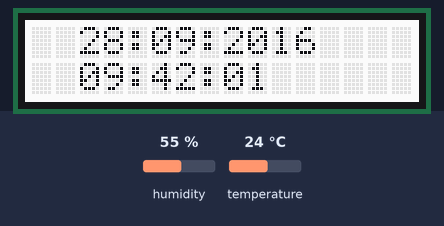
The sketch below on a simulated Arduino Uno, built with avr-gcc and run on an emulated ATmega328P. Shown: 16×2 character LCD. The test bench sets the inputs (shaded band); at power-on: humidity 55 %, temperature 24 °C. The local clock reads 2024-03-15 10:24:30 at power-on unless the sketch sets it.

Above: at 1.2 s.
1.3 s: humidity set to 22 %
At 5.6 s:
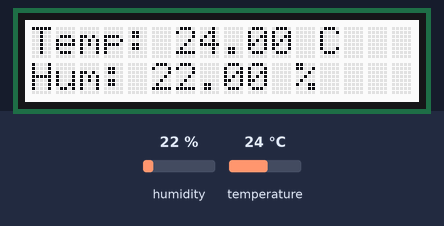
8.9 s: temperature set to 4 °C
At 10.3 s:
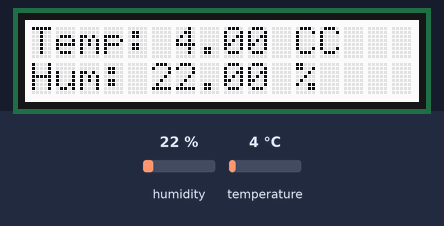
16.8 s: humidity set to 40 %
At 21.7 s:
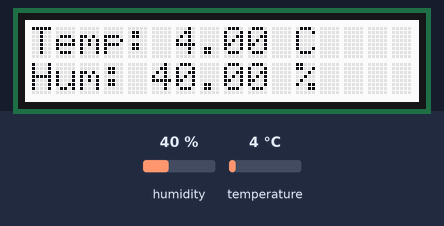
24.4 s: temperature set to 12 °C
At 25.2 s:
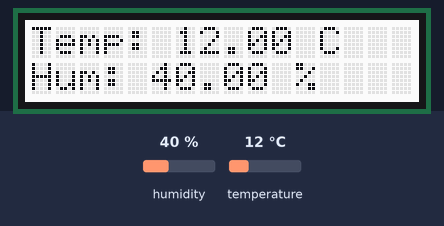
Timing chart, 0 to 27.4 s (numbered marks = the images above; inputs shaded):
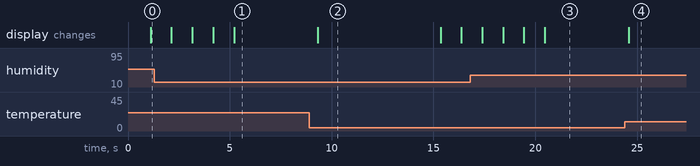

Measured:
- after the input at 8.9 s, the display: changes after 0.42 s (image 2)
- what the display in image 2 shows lasts 6.0 s, from 9.3 s to 15.3 s

The sketch:

question7.ino
```cpp
#include <Wire.h>
#include "rgb_lcd.h"
#include <RTClib.h>
#include "DHT.h"

int X;
int val_T, val_H;

// déclaration d'une horloge
RTC_DS1307 RTC; // Class RTC_DS1307

// déclaration d'un LCD
rgb_lcd lcd; // Class LCD

// déclaration d'un capteur de température de type DHT22 sur l'entrée analogique A0
DHT dht(A0, DHT22);

void setup()
{
    // set up the LCD's number of columns and rows:
    lcd.begin(16, 2);
    dht.begin();

    RTC.begin(); // Démarrage de la librairie RTClib.h
    RTC.adjust(DateTime(2016, 9, 28, 9, 42, 0)); // Initialisation de l'horloge
}

void loop()
{
    for (X = 0; X < 5; X++)
    {
        lcd.clear();
        DateTime now = RTC.now(); // récupération permanente de l'heure
        lcd.setCursor(2, 0);
        if (now.day() < 10) { lcd.print("0"); }
        lcd.print(now.day());
        lcd.print(":");
        if (now.month() < 10) { lcd.print("0"); }
        lcd.print(now.month());
        lcd.print(":");
        lcd.print(now.year());
        lcd.setCursor(2, 1);
        if (now.hour() < 10) { lcd.print("0"); }
        lcd.print(now.hour());
        lcd.print(":");
        if (now.minute() < 10) { lcd.print("0"); }
        lcd.print(now.minute());
        lcd.print(":");
        if (now.second() < 10) { lcd.print("0"); }
        lcd.print(now.second());
        delay(1000);
    }

    lcd.clear();

    // Lecture et affichage de la température et de l'humidité pendant 5 secondes
    for (X = 0; X < 5; X++)
    {
        float temperature = dht.readTemperature(); // Lecture de la température
        float humidity = dht.readHumidity(); // Lecture de l'humidité

        lcd.setCursor(0, 0);
        lcd.print("Temp: ");
        lcd.print(temperature);
        lcd.print(" C");

        lcd.setCursor(0, 1);
        lcd.print("Hum: ");
        lcd.print(humidity);
        lcd.print(" %");

        delay(1000); // Attente d'une seconde entre chaque affichage
    }
    delay(5000); // Pause de 5 secondes avant de revenir à l'affichage de l'heure
}
```
